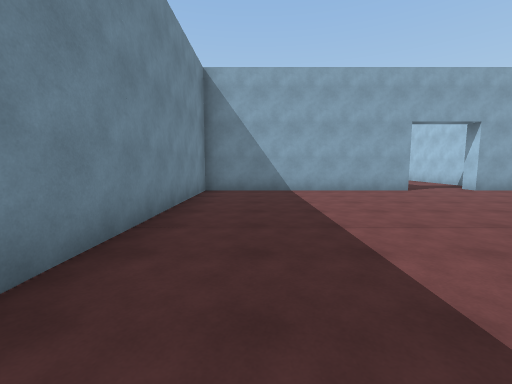
view 1 (above)

20 first-person views from a walk through a scene from a Unity 3-D project. The camera is 1.5 m above the floor, tilts 6° down and sees 90° across. The floor is counted in squares, 2 m on a side. Each view is taken from the middle of a square. On the plan, view 1 faces up. The plan holds only what a view shows up to about 9 squares ahead; the rest is blank. The place goes on beyond the plan. The player is left out.

view 2
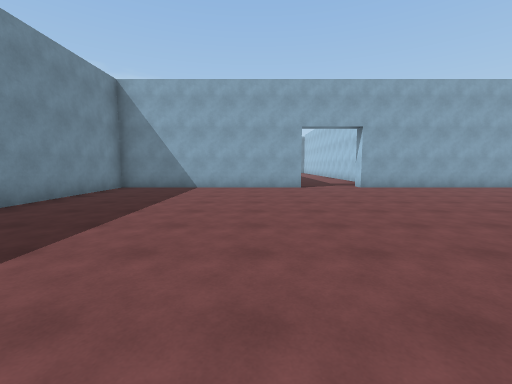

view 3
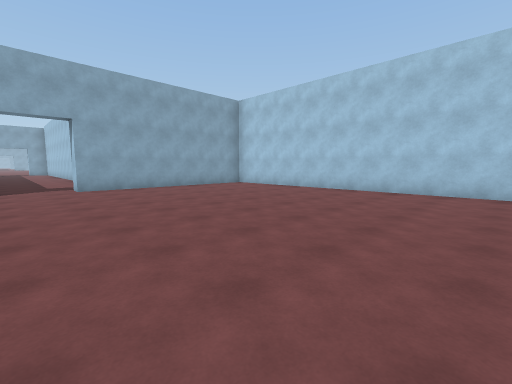

view 4
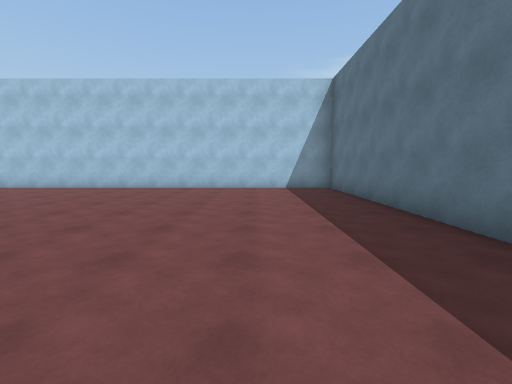

view 5
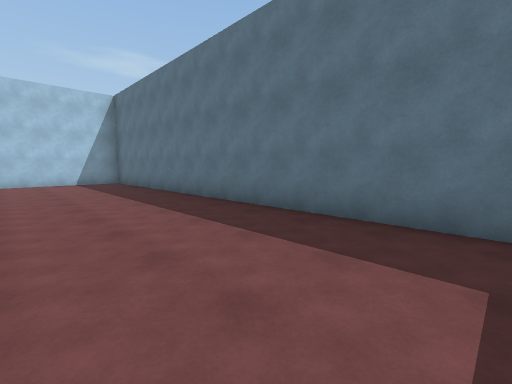

view 6
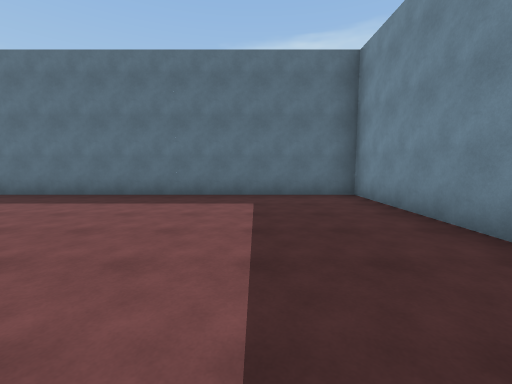

view 7
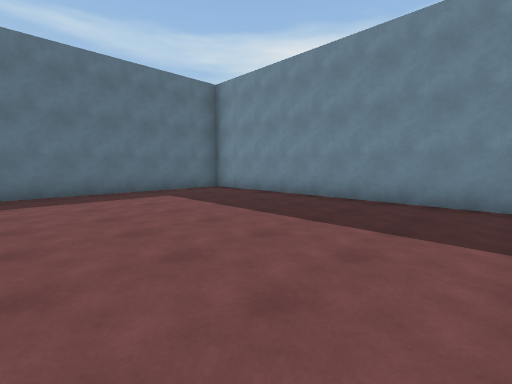

view 8
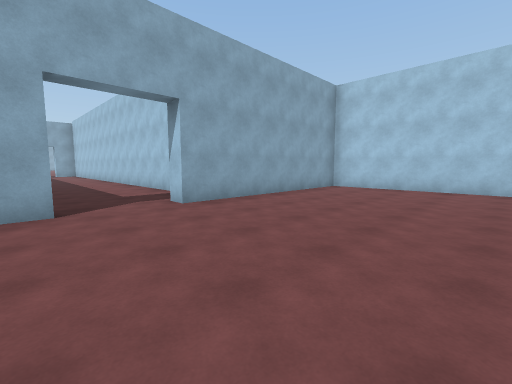

view 9
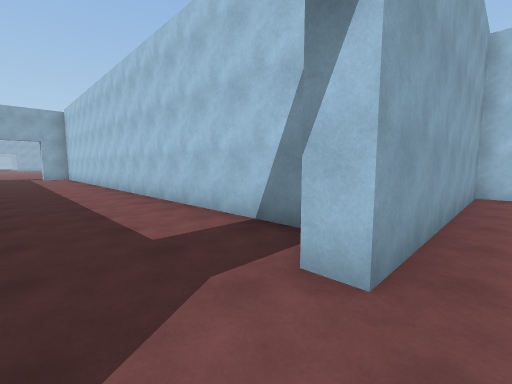

view 10
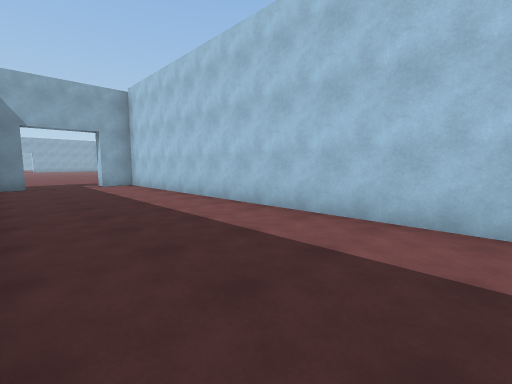

view 11
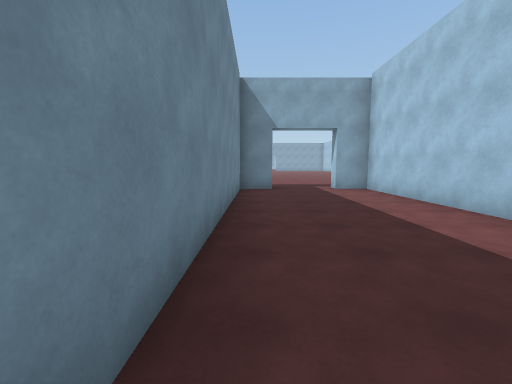

view 12
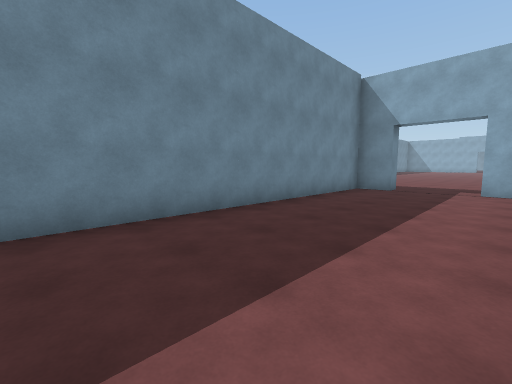

view 13
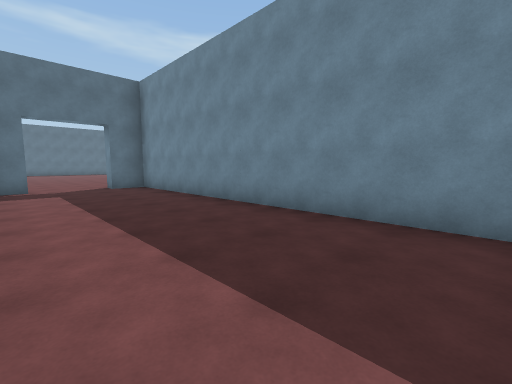

view 14
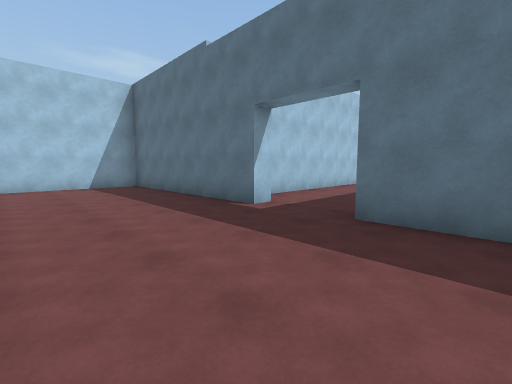

view 15
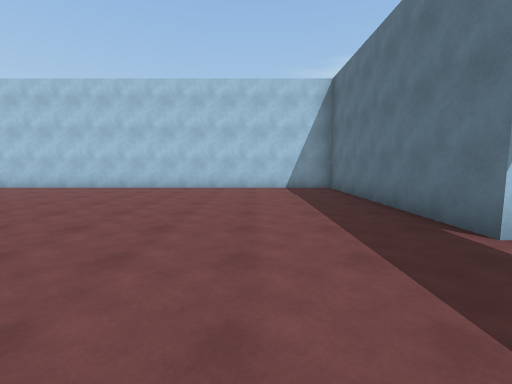

view 16
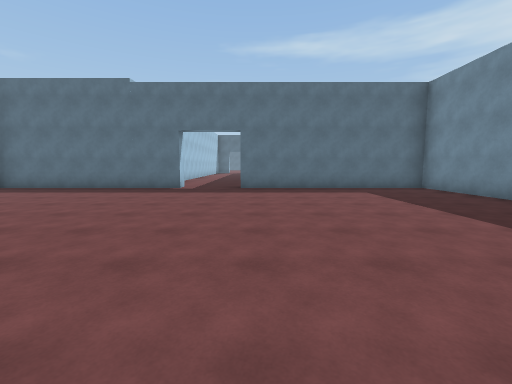

view 17
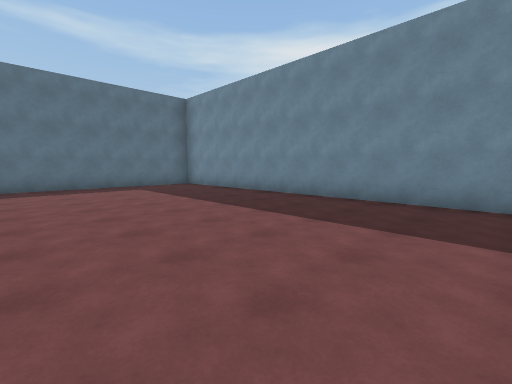

view 18
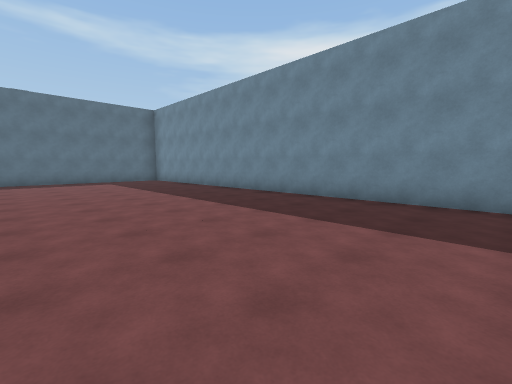

view 19
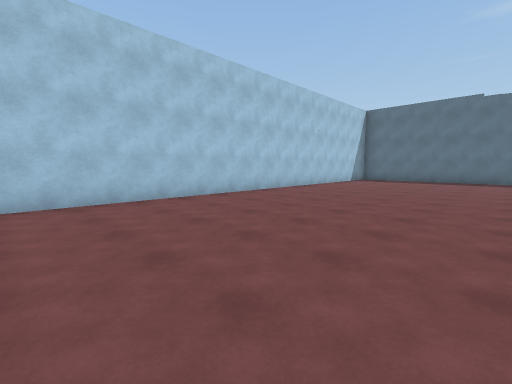

view 20
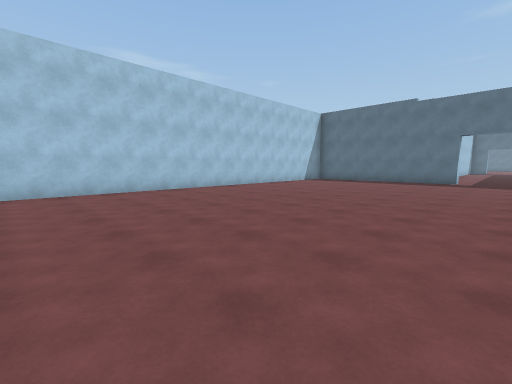

### Floor plan
Points are (right, up) in squares from view 1. A wall is a line through its corners. A room is listed if a view was taken in it or the views show most of it. See-through windows are left out.
Room 1 (views 1, 2, 3, 4, 5, 6, 7, 8, 9)
walls: (4.5, 7.5) (-1.5, 7.5) (-1.5, -6.5) (12.5, -6.5) (12.5, 7.5) (6.5, 7.5)
ways out: opening at (5.5, 8) to room 2
Room 2 (views 10, 11, 12, 13)
walls: (7.5, 8.6) (7.5, 23.1) (6.5, 23.1); (6.5, 7.5) (6.5, 8.1) (7.1, 8.1); (4.5, 23.1) (3.5, 23.1) (3.5, 8.1) (4.5, 8.1) (4.5, 7.5)
ways out: opening at (5.5, 8) to room 1; opening at (5.5, 23) to room 3
Room 3 (views 14, 15, 16, 17, 18, 19, 20)
walls: (6.5, 23.1) (6.5, 23.5) (12.5, 23.5) (12.5, 37.1); (-1.5, 36.1) (-1.5, 23.5) (4.5, 23.5) (4.5, 23.1)
ways out: opening at (5.5, 23) to room 2

Positions as (right, up) in squares from view 1, and headings:
1: (0, 0), facing up
2: (3, -1), facing up
3: (5, -1), facing up-right
4: (4, -4), facing right
5: (1, -3), facing down-right
6: (1, 0), facing down
7: (4, 1), facing down-left
8: (4, 3), facing up-right
9: (5, 7), facing up-right
10: (4, 13), facing up-right
11: (4, 15), facing up
12: (7, 15), facing up-left
13: (7, 17), facing down-left
14: (3, 27), facing down-right
15: (4, 26), facing right
16: (4, 32), facing down
17: (4, 33), facing down-left
18: (4, 36), facing down-left
19: (7, 37), facing down-right
20: (5, 36), facing down-right
